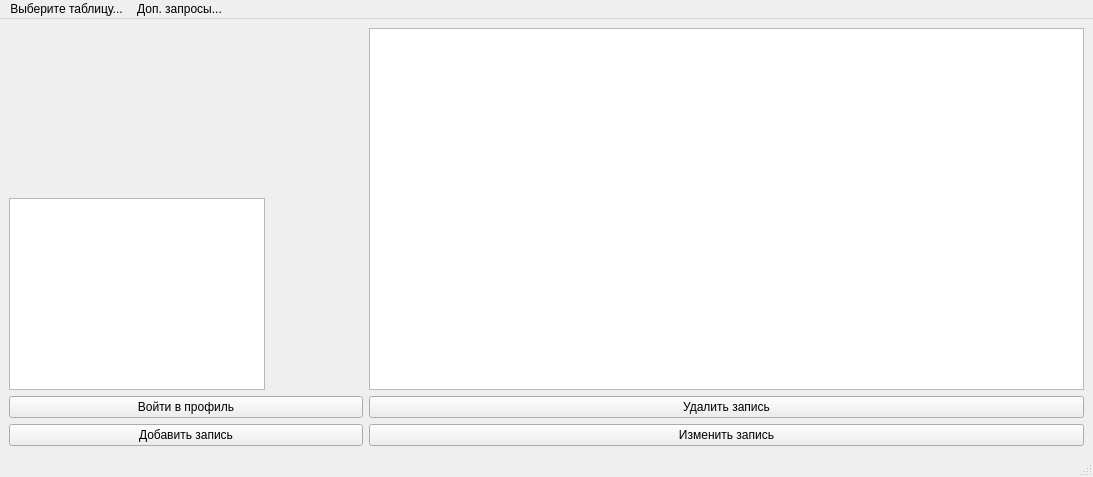
<?xml version="1.0" encoding="UTF-8"?>
<ui version="4.0">
 <class>MainWindow</class>
 <widget class="QMainWindow" name="MainWindow">
  <property name="geometry">
   <rect>
    <x>0</x>
    <y>0</y>
    <width>1093</width>
    <height>477</height>
   </rect>
  </property>
  <property name="windowTitle">
   <string>MainWindow</string>
  </property>
  <widget class="QWidget" name="centralwidget">
   <layout class="QVBoxLayout" name="verticalLayout">
    <item>
     <layout class="QGridLayout" name="gridLayout">
      <item row="2" column="1" alignment="Qt::AlignLeft|Qt::AlignBottom">
       <widget class="QListWidget" name="listWidget"/>
      </item>
      <item row="4" column="1">
       <widget class="QPushButton" name="addButton">
        <property name="text">
         <string>Добавить запись</string>
        </property>
       </widget>
      </item>
      <item row="4" column="3" colspan="2">
       <widget class="QPushButton" name="editButton">
        <property name="text">
         <string>Изменить запись</string>
        </property>
       </widget>
      </item>
      <item row="3" column="3" colspan="2">
       <widget class="QPushButton" name="deleteButton">
        <property name="text">
         <string>Удалить запись</string>
        </property>
       </widget>
      </item>
      <item row="3" column="1">
       <widget class="QPushButton" name="loginButton">
        <property name="text">
         <string>Войти в профиль</string>
        </property>
       </widget>
      </item>
      <item row="1" column="1" alignment="Qt::AlignBottom">
       <widget class="QLabel" name="label">
        <property name="text">
         <string/>
        </property>
       </widget>
      </item>
      <item row="1" column="3" rowspan="2" colspan="2">
       <widget class="QTableView" name="tableView"/>
      </item>
     </layout>
    </item>
   </layout>
  </widget>
  <widget class="QMenuBar" name="tablebar">
   <property name="geometry">
    <rect>
     <x>0</x>
     <y>0</y>
     <width>1093</width>
     <height>21</height>
    </rect>
   </property>
   <widget class="QMenu" name="menu">
    <property name="title">
     <string>Выберите таблицу...</string>
    </property>
    <addaction name="driverAction"/>
    <addaction name="separator"/>
    <addaction name="vehicleAction"/>
    <addaction name="route_sheetAction"/>
    <addaction name="destinationAction"/>
   </widget>
   <widget class="QMenu" name="menu_2">
    <property name="title">
     <string>Доп. запросы...</string>
    </property>
    <addaction name="separator"/>
    <addaction name="separator"/>
    <addaction name="entryAction1"/>
    <addaction name="entryAction2"/>
    <addaction name="entryAction3"/>
    <addaction name="entryAction4"/>
    <addaction name="entryAction5"/>
   </widget>
   <addaction name="menu"/>
   <addaction name="menu_2"/>
  </widget>
  <widget class="QStatusBar" name="statusbar"/>
  <action name="driverAction">
   <property name="text">
    <string>Водители</string>
   </property>
  </action>
  <action name="vehicleAction">
   <property name="text">
    <string>Машины</string>
   </property>
  </action>
  <action name="route_sheetAction">
   <property name="text">
    <string>Маршрутный лист</string>
   </property>
  </action>
  <action name="destinationAction">
   <property name="text">
    <string>Получатель</string>
   </property>
  </action>
  <action name="entryAction1">
   <property name="text">
    <string>Запрос 1</string>
   </property>
  </action>
  <action name="entryAction2">
   <property name="text">
    <string>Запрос 2</string>
   </property>
  </action>
  <action name="entryAction3">
   <property name="text">
    <string>Запрос 3</string>
   </property>
  </action>
  <action name="entryAction4">
   <property name="text">
    <string>Запрос 4</string>
   </property>
  </action>
  <action name="entryAction5">
   <property name="text">
    <string>Запрос 5</string>
   </property>
  </action>
 </widget>
 <resources/>
 <connections/>
</ui>
